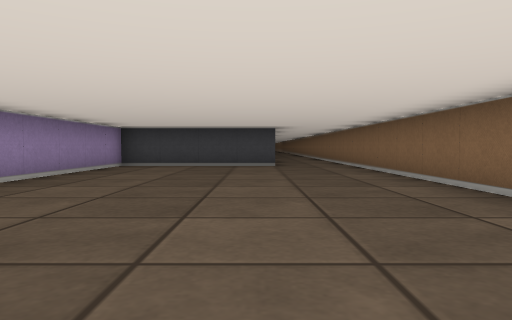
view 1 (above)

24 first-person views from a walk through a cub3D ray-caster map. The camera is about half as high as the walls, tilts 2° down and sees 70° across. The floor is counted in squares. Each view is taken from the middle of a square. On the plan, view 1 faces up. The plan holds only what a view shows up to about 9 squares ahead; the rest is blank.

view 2
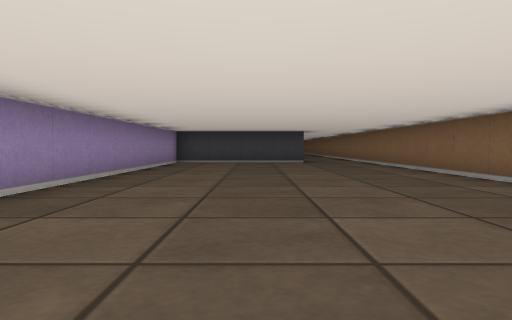

view 3
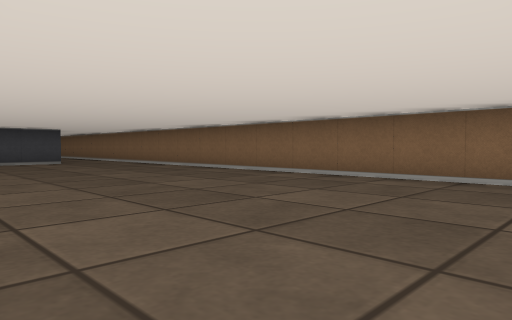

view 4
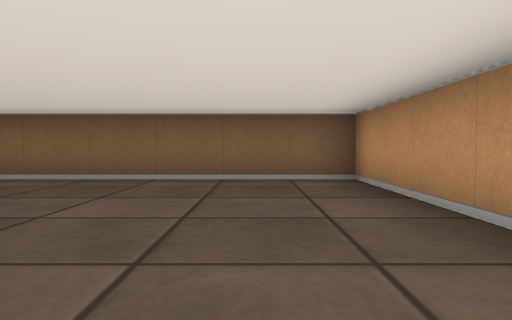

view 5
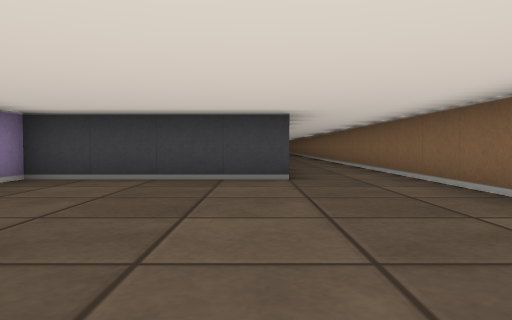

view 6
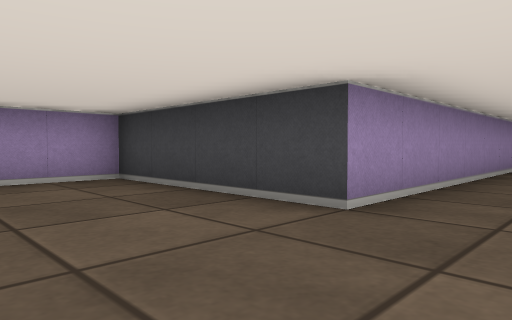

view 7
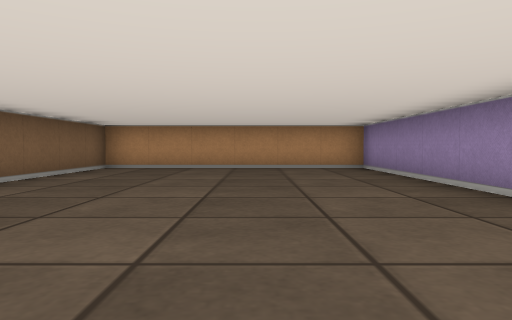

view 8
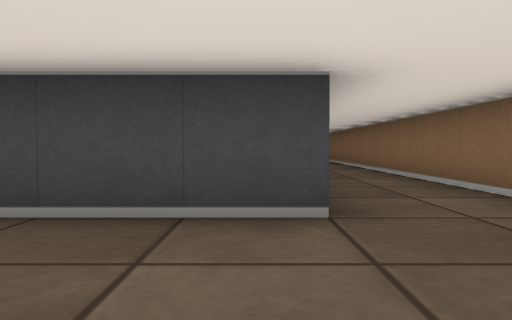

view 9
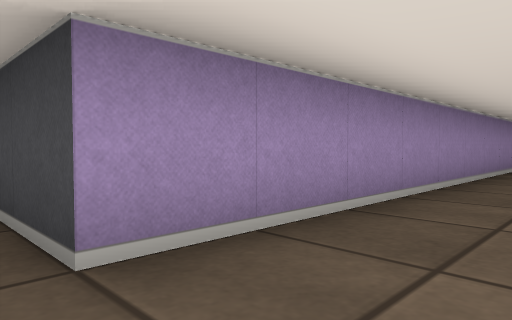

view 10
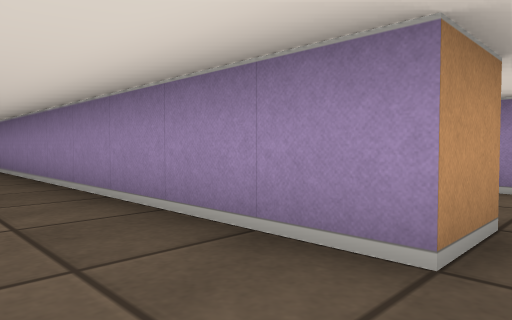

view 11
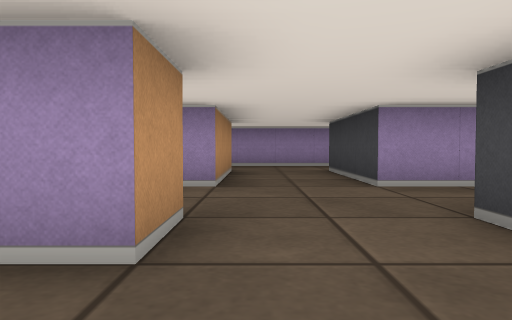

view 12
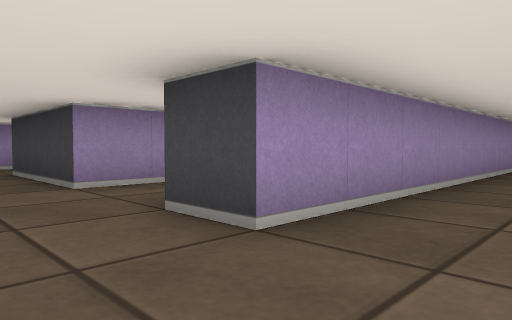

view 13
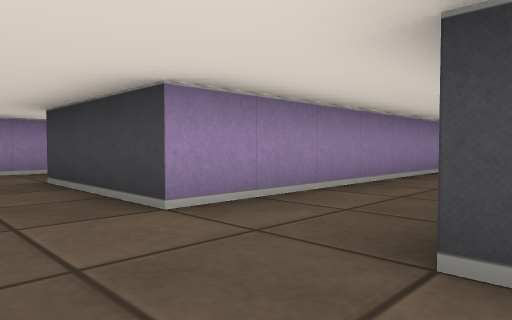

view 14
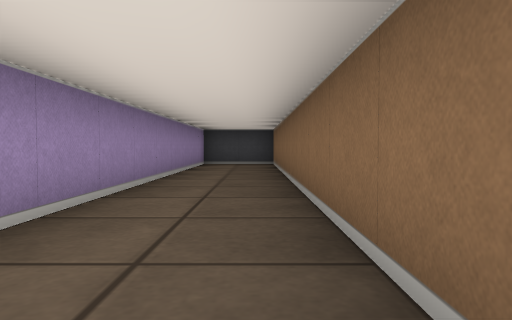

view 15
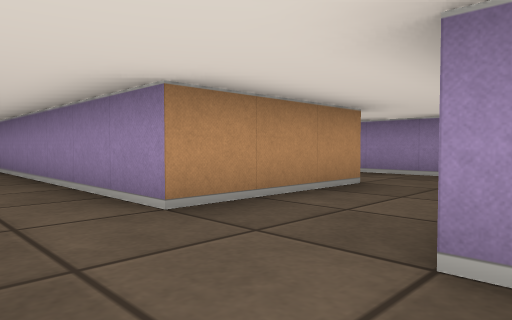

view 16
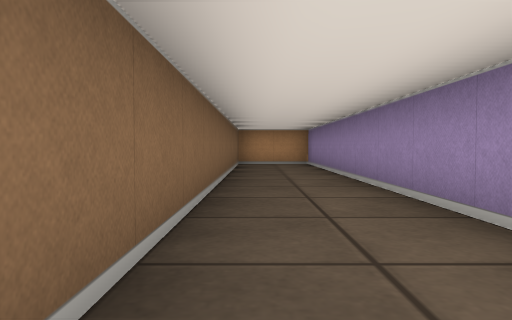

view 17
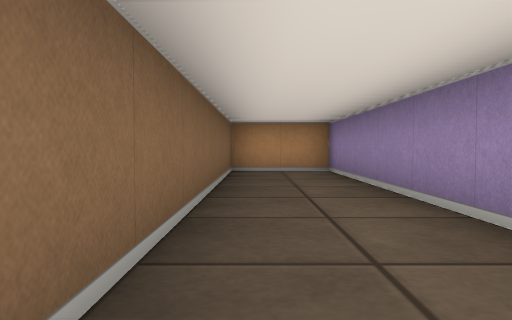

view 18
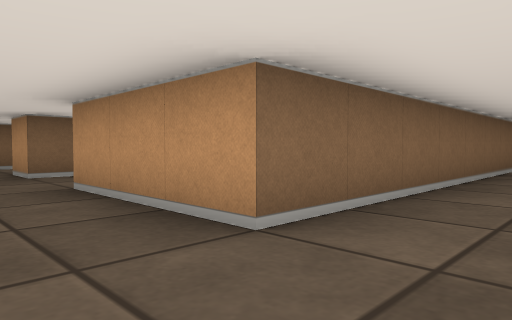

view 19
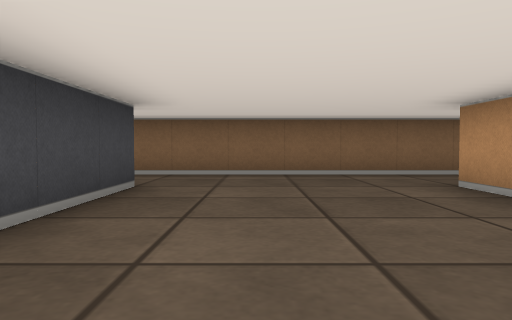

view 20
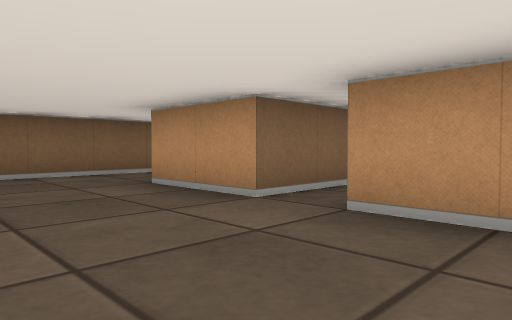

view 21
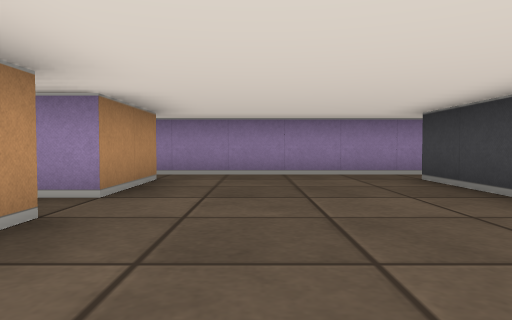

view 22
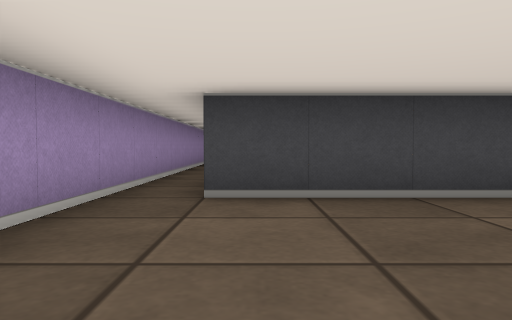

view 23
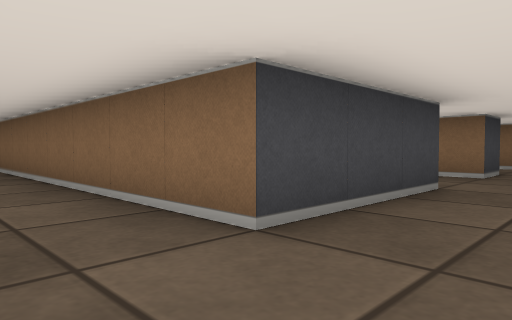

view 24
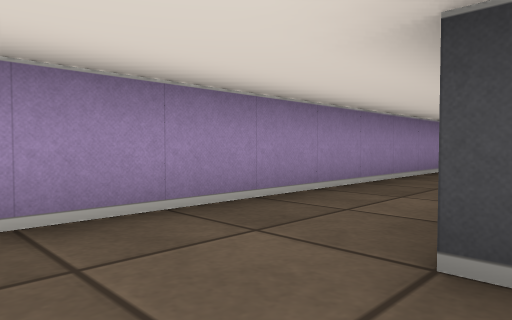

### Floor plan
Points are (right, up) in squares from view 1. A wall is a line through its corners. A room is listed if a view was taken in it or the views show most of it. See-through windows are left out.
Room 1 (views 1, 2, 3, 4, 5, 6, 7, 8, 9, 10, 11, 12)
walls: (0.5, 22.5) (0.5, 9.5) (-3.5, 9.5) (-3.5, -2.5) (2.5, -2.5) (2.5, 16); (0.5, 31.5) (0.5, 24.5)
ways out: opening at (0, 23.5) to room 2
Room 2 (views 13, 14, 15, 16, 17, 18, 19, 20, 21, 22, 23, 24)
walls: (-7.5, 19.5) (-12.5, 19.5); (0.5, 24.5) (-0.5, 24.5) (-0.5, 33.8); (-5.5, 15.4) (-5.5, 22.5) (-2.5, 22.5) (-2.5, 11.5) (-0.5, 11.5) (-0.5, 22.5) (0.5, 22.5); (-7.5, 30.5) (-7.5, 21.4); (-13.5, 25) (-13.5, 15.1); (-9.5, 13.8) (-9.5, 15.5) (-7.5, 15.5); (-12.5, 15.5) (-10.5, 15.5) (-10.5, 14.9); (-2.5, 34) (-2.5, 24.5) (-5.5, 24.5) (-5.5, 31.6)
ways out: opening at (0, 23.5) to room 1; opening at (-13, 16); opening at (-10, 14.5); opening at (-6.5, 16)

Where each view was taken, in squares from view 1:
view 1: 0 up, 0 right, facing up
view 2: 2 down, 1 left, facing up
view 3: 2 down, 3 left, facing up-right
view 4: 1 down, 3 left, facing right
view 5: 4 up, 0 right, facing up
view 6: 7 up, 2 right, facing up-left
view 7: 6 up, 1 left, facing down
view 8: 7 up, 0 right, facing up
view 9: 9 up, 2 right, facing up-left
view 10: 23 up, 2 right, facing down-left
view 11: 23 up, 2 right, facing left
view 12: 23 up, 2 right, facing up-left
view 13: 23 up, 0 right, facing up-left
view 14: 25 up, 1 left, facing up
view 15: 25 up, 1 left, facing down-left
view 16: 22 up, 1 left, facing down
view 17: 19 up, 1 left, facing down
view 18: 24 up, 7 left, facing down-right
view 19: 18 up, 12 left, facing right
view 20: 18 up, 12 left, facing down-right
view 21: 17 up, 7 left, facing left
view 22: 16 up, 12 left, facing up
view 23: 23 up, 7 left, facing up-right
view 24: 23 up, 5 left, facing up-left
